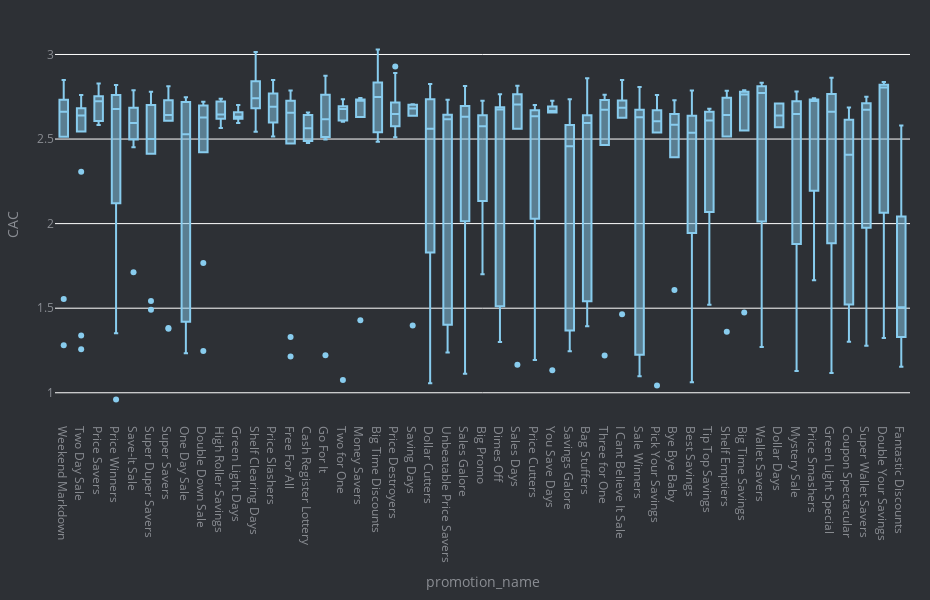

The notebook cell saved with this chart:
### Code cell
pd_df = strlvl_promo_info.groupby(
            ['promotion_name']
        ).agg(
            total_acq_customers = pd.NamedAgg('total_acq_customers','sum')
        ).reset_index().sort_values(
                        'total_acq_customers',
                        ascending=False)

#x = pd_df['promotion_name'].to_list()
fig = px.box(strlvl_promo_info,
             y='CAC',
             x='promotion_name',
             color_discrete_sequence=px.colors.qualitative.Safe
            )

fig.update_traces(quartilemethod="inclusive") # or "inclusive", or "linear" by default
fig.update_layout(autosize=True,
                           height=600,
                           width=930,
                           margin=dict(t=30, b=20, l=20, r=20),
                           plot_bgcolor='#2d3035',
                           paper_bgcolor='#2d3035',
                           font=dict(color='#8a8d93')
                           )
fig.update_xaxes(categoryorder='array', categoryarray= pd_df.promotion_name)

fig.show()

### Figure 1 — Plotly figure (JSON) as saved in the notebook; plotly's stock layout.template omitted (floating-point values rounded to 4 significant figures; data arrays with more than 128 entries replaced by an {"elided": "..."} marker saying what was removed)
{"data": [{"alignmentgroup": "True", "hovertemplate": "promotion_name=%{x}<br>CAC=%{y}<extra></extra>", "legendgroup": "", "marker": {"color": "rgb(136, 204, 238)"}, "name": "", "notched": false, "offsetgroup": "", "orientation": "v", "quartilemethod": "inclusive", "showlegend": false, "type": "box", "x": {"elided": "348 str values"}, "x0": " ", "xaxis": "x", "y": {"elided": "348 float values"}, "y0": " ", "yaxis": "y"}], "layout": {"autosize": true, "boxmode": "group", "font": {"color": "#8a8d93"}, "height": 600, "legend": {"tracegroupgap": 0}, "margin": {"b": 20, "l": 20, "r": 20, "t": 30}, "paper_bgcolor": "#2d3035", "plot_bgcolor": "#2d3035", "width": 930, "xaxis": {"anchor": "y", "categoryarray": ["Weekend Markdown", "Two Day Sale", "Price Savers", "Price Winners", "Save-It Sale", "Super Duper Savers", "Super Savers", "One Day Sale", "Double Down Sale", "High Roller Savings", "Green Light Days", "Shelf Clearing Days", "Price Slashers", "Free For All", "Cash Register Lottery", "Go For It", "Two for One", "Money Savers", "Big Time Discounts", "Price Destroyers", "Saving Days", "Dollar Cutters", "Unbeatable Price Savers", "Sales Galore", "Big Promo", "Dimes Off", "Sales Days", "Price Cutters", "You Save Days", "Savings Galore", "Bag Stuffers", "Three for One", "I Cant Believe It Sale", "Sale Winners", "Pick Your Savings", "Bye Bye Baby", "Best Savings", "Tip Top Savings", "Shelf Emptiers", "Big Time Savings", "Wallet Savers", "Dollar Days", "Mystery Sale", "Price Smashers", "Green Light Special", "Coupon Spectacular", "Super Wallet Savers", "Double Your Savings", "Fantastic Discounts"], "categoryorder": "array", "domain": [0, 1], "title": {"text": "promotion_name"}}, "yaxis": {"anchor": "x", "domain": [0, 1], "title": {"text": "CAC"}}}}
